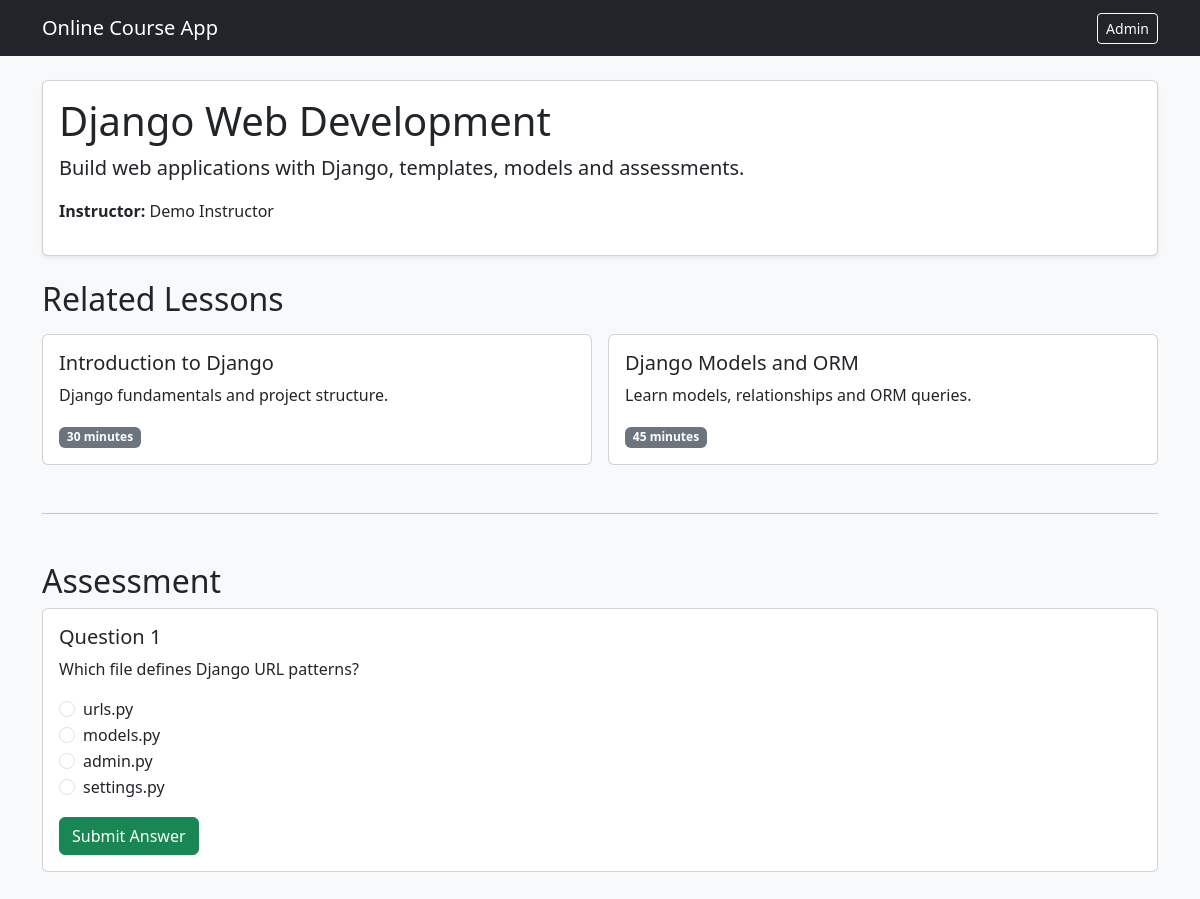
The app's page /course/1/ with its own data.
### courses/models.py (models this page shows, shortened)
class Course(models.Model):
    name = models.CharField(max_length=200)
    description = models.TextField()
    instructor = models.ForeignKey(Instructor, on_delete=models.CASCADE)
    lessons = models.ManyToManyField("Lesson", blank=True)

class Instructor(models.Model):
    name = models.CharField(max_length=100)
    email = models.EmailField(unique=True)

class Lesson(models.Model):
    title = models.CharField(max_length=200)
    content = models.TextField()
    duration_minutes = models.PositiveIntegerField(default=30)

class Question(models.Model):
    course = models.ForeignKey(Course, on_delete=models.CASCADE, related_name="questions")
    text = models.TextField()
    marks = models.PositiveIntegerField(default=1)

class Choice(models.Model):
    question = models.ForeignKey(Question, on_delete=models.CASCADE, related_name="choices")
    text = models.CharField(max_length=255)
    is_correct = models.BooleanField(default=False)

### courses/views.py (the view)
# urls.py: path("course/<int:course_id>/", views.course_details, name="course_details"),
def course_details(request, course_id):
    course = get_object_or_404(Course, pk=course_id)
    return render(request, "course_details_bootstrap.html", {"course": course})

### templates/course_details_bootstrap.html (shortened to what this page needs)
{% extends "base.html" %}
{% block content %}
<div class="card shadow-sm mb-4">
  <div class="card-body">
    <h1 class="card-title">{{ course.name }}</h1>
    <p class="lead">{{ course.description }}</p>
    <p><strong>Instructor:</strong> {{ course.instructor.name }}</p>
  </div>
</div>
<h2 class="mb-3">Related Lessons</h2>
<div class="row g-3">
{% for lesson in course.lessons.all %}
  <div class="col-md-6">
    <div class="card h-100">
      <div class="card-body">
        <h5>{{ lesson.title }}</h5>
        <p>{{ lesson.content }}</p>
        <span class="badge bg-secondary">{{ lesson.duration_minutes }} minutes</span>
      </div>
    </div>
  </div>
{% empty %}
  <div class="col-12">
    <div class="alert alert-warning">No lessons have been added yet.</div>
  </div>
{% endfor %}
</div>
{% if course.questions.exists %}
<hr class="my-5">
<h2>Assessment</h2>
{% for question in course.questions.all %}
<div class="card mb-3">
  <div class="card-body">
    <h5>Question {{ forloop.counter }}</h5>
    <p>{{ question.text }}</p>
    <form method="post" action="{% url 'submit' question.id %}">
      {% for choice in question.choices.all %}
      <div class="form-check">
        <input class="form-check-input" type="radio" name="choice" value="{{ choice.id }}" id="choice{{ choice.id }}" required>
        <label class="form-check-label" for="choice{{ choice.id }}">{{ choice.text }}</label>
      </div>
      {% endfor %}
      <button class="btn btn-success mt-3" type="submit">Submit Answer</button>
    </form>
  </div>
</div>
{% endfor %}
{% endif %}
{% endblock %}

### templates/base.html (shortened to what this page needs)
<!doctype html>
<html lang="en">
<head>
  <link href="https://cdn.jsdelivr.net/npm/bootstrap@5.3.3/dist/css/bootstrap.min.css" rel="stylesheet">
</head>
<body class="bg-light">
<nav class="navbar navbar-dark bg-dark">
  <div class="container">
    <a class="navbar-brand" href="/">Online Course App</a>
    <a class="btn btn-outline-light btn-sm" href="/admin/">Admin</a>
  </div>
</nav>
<div class="container py-4">
{% block content %}{% endblock %}
</div>
</body>
</html>

### records on screen
Course: name "Django Web Development", description "Build web applications with Django, templates, models and assessments.", instructor.name "Demo Instructor"
Lesson: title "Introduction to Django", content "Django fundamentals and project structure.", duration_minutes "30"
Lesson: title "Django Models and ORM", content "Learn models, relationships and ORM queries.", duration_minutes "45"
Question: text "Which file defines Django URL patterns?"
Choice: text "urls.py"
Choice: text "models.py"
Choice: text "admin.py"
Choice: text "settings.py"
